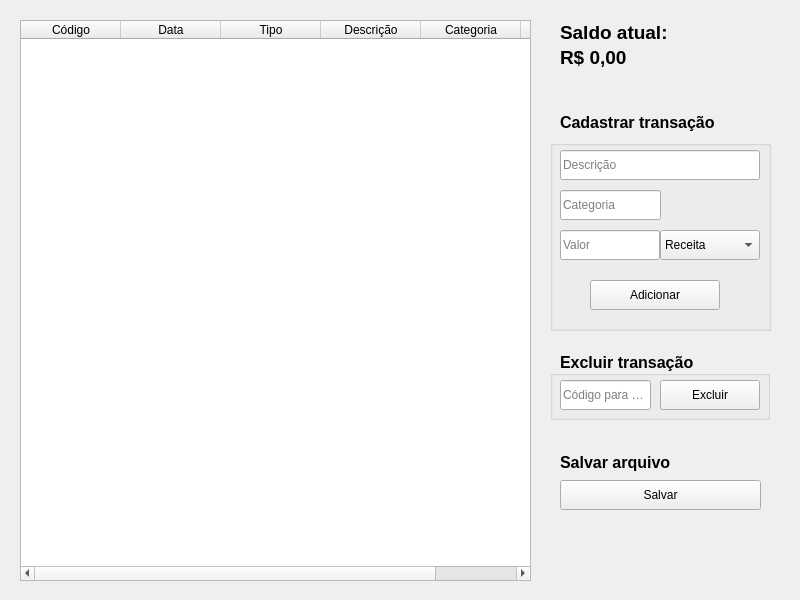
<?xml version="1.0" encoding="UTF-8"?>
<ui version="4.0">
  <class>GerenciadorUI</class>
  <widget class="QMainWindow" name="GerenciadorUI">
    <property name="geometry">
      <rect>
        <x>0</x>
        <y>0</y>
        <width>800</width>
        <height>600</height>
      </rect>
    </property>
    <property name="windowTitle">
      <string>Gerenciador Financeiro</string>
    </property>
    <widget class="QWidget" name="centralwidget">

      <!-- Tabela de transações -->
      <widget class="QTableWidget" name="tabelaTransacoes">
        <property name="geometry">
          <rect>
            <x>20</x>
            <y>20</y>
            <width>511</width>
            <height>561</height>
          </rect>
        </property>
        <column>
          <property name="text">
            <string>Código</string>
          </property>
        </column>
        <column>
          <property name="text">
            <string>Data</string>
          </property>
        </column>
        <column>
          <property name="text">
            <string>Tipo</string>
          </property>
        </column>
        <column>
          <property name="text">
            <string>Descrição</string>
          </property>
        </column>
        <column>
          <property name="text">
            <string>Categoria</string>
          </property>
        </column>
        <column>
          <property name="text">
            <string>Valor</string>
          </property>
        </column>
      </widget>

      <!-- Saldo atual -->
      <!-- Label do título do saldo -->
      <widget class="QLabel" name="labelSaldoTitulo">
        <property name="geometry">
          <rect>
            <x>560</x>
            <y>20</y>
            <width>220</width>
            <height>25</height>
          </rect>
        </property>
        <property name="text">
          <string>Saldo atual:</string>
        </property>
        <property name="font">
          <font>
            <pointsize>14</pointsize>
            <weight>75</weight>
            <bold>true</bold>
          </font>
        </property>
        <property name="alignment">
          <set>Qt::AlignLeft|Qt::AlignVCenter</set>
        </property>
      </widget>

      <!-- Label do valor do saldo -->
      <widget class="QLabel" name="labelSaldoValor">
        <property name="geometry">
          <rect>
            <x>560</x>
            <y>45</y>
            <width>220</width>
            <height>25</height>
          </rect>
        </property>
        <property name="text">
          <string>R$ 0,00</string>
        </property>
        <property name="font">
          <font>
            <pointsize>14</pointsize>
            <weight>75</weight>
            <bold>true</bold>
          </font>
        </property>
        <property name="alignment">
          <set>Qt::AlignLeft|Qt::AlignVCenter</set>
        </property>
      </widget>


      <!-- Título: Cadastrar transação -->
      <widget class="QLabel" name="labelCadastrar">
        <property name="geometry">
          <rect>
            <x>560</x>
            <y>110</y>
            <width>220</width>
            <height>25</height>
          </rect>
        </property>
        <property name="text">
          <string>Cadastrar transação</string>
        </property>
        <property name="font">
          <font>
            <pointsize>12</pointsize>
            <weight>75</weight>
            <bold>true</bold>
          </font>
        </property>
        <property name="alignment">
          <set>Qt::AlignLeft|Qt::AlignVCenter</set>
        </property>
      </widget>

      <!-- Grupo: Cadastrar transação -->
      <widget class="QGroupBox" name="groupBoxCadastrar">
        <property name="geometry">
          <rect>
            <x>550</x>
            <y>140</y>
            <width>221</width>
            <height>191</height>
          </rect>
        </property>
        <property name="title">
          <string/>
        </property>

        <widget class="QLineEdit" name="inputDescricao">
          <property name="geometry">
            <rect>
              <x>10</x>
              <y>10</y>
              <width>200</width>
              <height>30</height>
            </rect>
          </property>
          <property name="placeholderText">
            <string>Descrição</string>
          </property>
        </widget>

        <widget class="QLineEdit" name="inputCategoria">
          <property name="geometry">
            <rect>
              <x>10</x>
              <y>50</y>
              <width>101</width>
              <height>30</height>
            </rect>
          </property>
          <property name="placeholderText">
            <string>Categoria</string>
          </property>
        </widget>

        <widget class="QLineEdit" name="inputValor">
          <property name="geometry">
            <rect>
              <x>10</x>
              <y>90</y>
              <width>100</width>
              <height>30</height>
            </rect>
          </property>
          <property name="placeholderText">
            <string>Valor</string>
          </property>
        </widget>

        <widget class="QComboBox" name="comboTipo">
          <property name="geometry">
            <rect>
              <x>110</x>
              <y>90</y>
              <width>100</width>
              <height>30</height>
            </rect>
          </property>
          <item>
            <property name="text">
              <string>Receita</string>
            </property>
          </item>
          <item>
            <property name="text">
              <string>Despesa</string>
            </property>
          </item>
        </widget>

        <widget class="QPushButton" name="btnAdicionar">
          <property name="geometry">
            <rect>
              <x>40</x>
              <y>140</y>
              <width>130</width>
              <height>30</height>
            </rect>
          </property>
          <property name="text">
            <string>Adicionar</string>
          </property>
        </widget>

      </widget>

      <!-- Título: Excluir transação -->
      <widget class="QLabel" name="labelExcluir">
        <property name="geometry">
          <rect>
            <x>560</x>
            <y>350</y>
            <width>220</width>
            <height>25</height>
          </rect>
        </property>
        <property name="text">
          <string>Excluir transação</string>
        </property>
        <property name="font">
          <font>
            <pointsize>12</pointsize>
            <weight>75</weight>
            <bold>true</bold>
          </font>
        </property>
        <property name="alignment">
          <set>Qt::AlignLeft|Qt::AlignVCenter</set>
        </property>
      </widget>

      <!-- Grupo: Excluir transação -->
      <widget class="QGroupBox" name="groupBoxExcluir">
        <property name="geometry">
          <rect>
            <x>550</x>
            <y>370</y>
            <width>220</width>
            <height>50</height>
          </rect>
        </property>
        <property name="title">
          <string/>
        </property>

        <widget class="QLineEdit" name="inputCodigoExcluir">
          <property name="geometry">
            <rect>
              <x>10</x>
              <y>10</y>
              <width>91</width>
              <height>30</height>
            </rect>
          </property>
          <property name="placeholderText">
            <string>Código para excluir</string>
          </property>
        </widget>

        <widget class="QPushButton" name="btnExcluir">
          <property name="geometry">
            <rect>
              <x>110</x>
              <y>10</y>
              <width>100</width>
              <height>30</height>
            </rect>
          </property>
          <property name="text">
            <string>Excluir</string>
          </property>
        </widget>

      </widget>

      <!-- Título: Salvar arquivo -->
      <widget class="QLabel" name="labelSalvar">
        <property name="geometry">
          <rect>
            <x>560</x>
            <y>450</y>
            <width>220</width>
            <height>25</height>
          </rect>
        </property>
        <property name="text">
          <string>Salvar arquivo</string>
        </property>
        <property name="font">
          <font>
            <pointsize>12</pointsize>
            <weight>75</weight>
            <bold>true</bold>
          </font>
        </property>
        <property name="alignment">
          <set>Qt::AlignLeft|Qt::AlignVCenter</set>
        </property>
      </widget>

      <!-- Botão Salvar -->
      <widget class="QPushButton" name="btnSalvar">
        <property name="geometry">
          <rect>
            <x>560</x>
            <y>480</y>
            <width>201</width>
            <height>30</height>
          </rect>
        </property>
        <property name="text">
          <string>Salvar</string>
        </property>
      </widget>

    </widget>
  </widget>
  <resources/>
  <connections/>
</ui>
